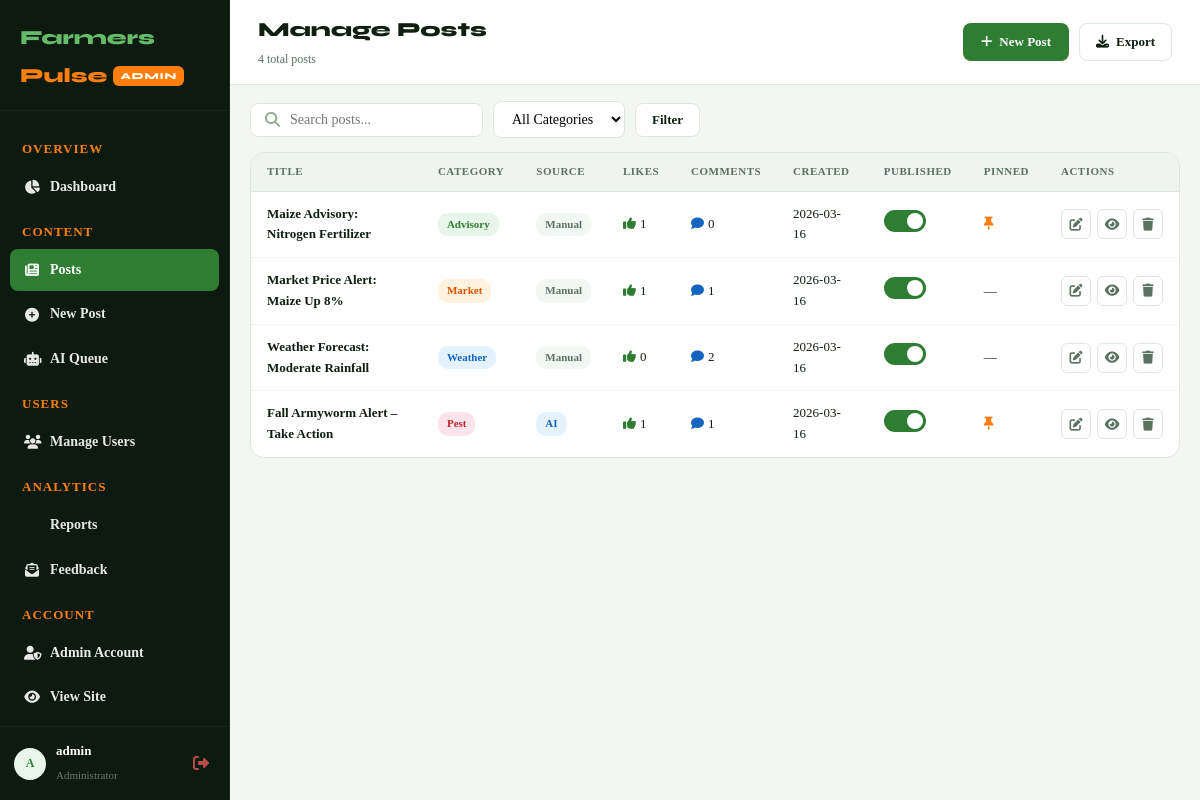
The app's page /admin/posts (signed in) with its own data.
### tables this page shows
CREATE TABLE users (
        id INTEGER PRIMARY KEY AUTOINCREMENT,
        username TEXT UNIQUE NOT NULL,
        email TEXT UNIQUE NOT NULL,
        password TEXT NOT NULL,
        role TEXT DEFAULT 'farmer',
        full_name TEXT DEFAULT '',
        phone TEXT DEFAULT '',
        county TEXT DEFAULT '',
        crop_types TEXT DEFAULT '',
        farm_size TEXT DEFAULT '',
        bio TEXT DEFAULT '',
        profile_pic TEXT DEFAULT '',
        is_active INTEGER DEFAULT 1,
        is_banned INTEGER DEFAULT 0,
        ban_reason TEXT DEFAULT '',
        created_at TEXT DEFAULT (datetime('now')),
        last_login TEXT
    );

CREATE TABLE posts (
        id INTEGER PRIMARY KEY AUTOINCREMENT,
        title TEXT NOT NULL,
        short_text TEXT NOT NULL,
        full_text TEXT DEFAULT '',
        image_url TEXT DEFAULT '',
        category TEXT DEFAULT 'advisory',
        tags TEXT DEFAULT '',
        target_crops TEXT DEFAULT '',
        target_counties TEXT DEFAULT '',
        source TEXT DEFAULT 'manual',
        is_published INTEGER DEFAULT 1,
        is_pinned INTEGER DEFAULT 0,
        user_id INTEGER NOT NULL,
        created_at TEXT DEFAULT (datetime('now')),
        updated_at TEXT DEFAULT (datetime('now'))
    );

### app.py (the view)
@app.route("/admin/posts")
@login_required
@admin_required
def admin_posts():
    page=request.args.get("page",1,type=int); search=request.args.get("search",""); category=request.args.get("category",""); per_page=15; offset=(page-1)*per_page
    conn=get_db(); where=["1=1"]; params=[]
    if search: where.append("title LIKE ?"); params.append(f"%{search}%")
    if category: where.append("category=?"); params.append(category)
    ws=" AND ".join(where)
    total=conn.execute(f"SELECT COUNT(*) FROM posts WHERE {ws}",params).fetchone()[0]
    posts=conn.execute(f"SELECT * FROM posts WHERE {ws} ORDER BY created_at DESC LIMIT ? OFFSET ?",params+[per_page,offset]).fetchall()
    def st(pid):
        l=conn.execute("SELECT COUNT(*) FROM likes WHERE post_id=? AND is_like=1",(pid,)).fetchone()[0]
        c=conn.execute("SELECT COUNT(*) FROM comments WHERE post_id=?",(pid,)).fetchone()[0]
        return l,c
    posts_data=[{"post":p,"likes":st(p["id"])[0],"comments":st(p["id"])[1]} for p in posts]
    conn.close(); total_pages=(total+per_page-1)//per_page
    return render_template("admin_posts.html",posts_data=posts_data,search=search,category=category,page=page,total_pages=total_pages,total=total)

### app.py (called while the page is built)
def get_db():
    if not os.path.exists("database"):
        os.makedirs("database")
    conn = sqlite3.connect(DATABASE)
    conn.row_factory = sqlite3.Row
    conn.execute("PRAGMA foreign_keys = ON")
    return conn

def login_required(f):
    @wraps(f)
    def dec(*a,**k):
        if "user_id" not in session: return redirect(url_for("login"))
        return f(*a,**k)
    return dec

def admin_required(f):
    @wraps(f)
    def dec(*a,**k):
        if "user_id" not in session or session.get("role")!="admin":
            flash("Admin access required.","error"); return redirect(url_for("dashboard"))
        return f(*a,**k)
    return dec

def current_user():
    if "user_id" not in session: return None
    conn=get_db(); u=conn.execute("SELECT * FROM users WHERE id=?",(session["user_id"],)).fetchone(); conn.close(); return u

@app.context_processor
def inject_globals():
    u=current_user(); unread=0; pending_ai=0; unread_feedback=0
    if u:
        conn=get_db()
        unread=conn.execute("SELECT COUNT(*) FROM notifications WHERE user_id=? AND is_read=0",(u["id"],)).fetchone()[0]
        if u["role"]=="admin":
            pending_ai=conn.execute("SELECT COUNT(*) FROM posts WHERE is_published=0 AND source='ai_model'").fetchone()[0]
            unread_feedback=conn.execute("SELECT COUNT(*) FROM feedback WHERE status='unread'").fetchone()[0]
        conn.close()
    return dict(current_user=u,unread_count=unread,pending_ai_count=pending_ai,unread_feedback=unread_feedback)

### templates/admin_posts.html (shortened to what this page needs)
{% extends "base.html" %}
{% block body_class %}admin-body{% endblock %}
{% block extra_css %}
<link rel="stylesheet" href="{{ url_for('static', filename='css/admin.css') }}">{% endblock %}
{% block content %}
<div class="admin-layout">
  {% include '_admin_sidebar.html' %}
  <div class="admin-main">
    <header class="admin-topbar">
      <div class="admin-topbar-title">
        <h1>Manage Posts</h1><span>{{ total }} total posts</span>
      </div>
      <div class="admin-topbar-right">
        <a href="{{ url_for('admin_create_post') }}" class="btn-admin-primary"><i class="fas fa-plus"></i> New Post</a>
        <a href="{{ url_for('export_report', type='posts', format='csv') }}" class="btn-admin-outline"><i
            class="fas fa-download"></i> Export</a>
      </div>
    </header>
    <div class="admin-content">
      <div class="admin-filters">
        <form method="GET" action="{{ url_for('admin_posts') }}" class="filter-row">
          <div class="search-bar-admin"><i class="fas fa-search"></i><input type="text" name="search"
              placeholder="Search posts..." value="{{ search }}"></div>
          <select name="category" onchange="this.form.submit()" class="filter-select">
            <option value="">All Categories</option>
          </select>
          <button type="submit" class="btn-admin-outline">Filter</button>
        </form>
      </div>
      <div class="table-card full-width">
        <div class="table-scroll">
          <table class="admin-table">
            <thead>
              <tr>
                <th>Title</th>
                <th>Category</th>
                <th>Source</th>
                <th>Likes</th>
                <th>Comments</th>
                <th>Created</th>
                <th>Published</th>
                <th>Pinned</th>
                <th>Actions</th>
              </tr>
            </thead>
            <tbody>
              {% for item in posts_data %}
              {% set p = item.post %}
              <tr>
                <td><a href="{{ url_for('admin_edit_post', pid=p['id']) }}" class="table-link">{{ p['title'][:50] }}</a></td>
                <td><span class="cat-badge cat-{{ p['category'] }}">{{ p['category'] or '—' }}</span></td>
                <td><span class="source-badge source-{{ p['source'] }}">{{ 'AI' if p['source']=='ai_model' else 'Manual'
                    }}</span></td>
                <td><i class="fas fa-thumbs-up" style="color:#2e7d32;margin-right:4px;"></i>{{ item.likes }}</td>
                <td><i class="fas fa-comment" style="color:#1565c0;margin-right:4px;"></i>{{ item.comments }}</td>
                <td>{{ p['created_at'][:10] }}</td>
                <td><button class="toggle-switch {% if p['is_published'] %}on{% endif %}"
                    onclick="togglePost({{ p['id'] }},this)"
                    title="{{ 'Unpublish' if p['is_published'] else 'Publish' }}"><span></span></button></td>
                <td>{% if p['is_pinned'] %}<i class="fas fa-thumbtack" style="color:#ff7f0e;"></i>{% else %}—{% endif %}
                </td>
                <td>
                  <div class="action-btns">
                    <a href="{{ url_for('admin_edit_post', pid=p['id']) }}" class="tbl-btn tbl-edit" title="Edit"><i
                        class="fas fa-edit"></i></a>
                    <a href="{{ url_for('post_detail', post_id=p['id']) }}" class="tbl-btn tbl-view" target="_blank"
                      title="View"><i class="fas fa-eye"></i></a>
                    <form method="POST" action="{{ url_for('admin_delete_post', pid=p['id']) }}" style="display:inline;"
                      onsubmit="return confirm('Delete this post?')">
                      <button type="submit" class="tbl-btn tbl-delete" title="Delete"><i
                          class="fas fa-trash"></i></button>
                    </form>
                  </div>
                </td>
              </tr>
              {% else %}
              <tr>
                <td colspan="9" class="empty-td">No posts found.</td>
              </tr>
              {% endfor %}
            </tbody>
          </table>
        </div>
      </div>
    </div>
  </div>
</div>
{% endblock %}

### templates/_admin_sidebar.html (shortened to what this page needs)
<aside class="admin-sidebar" id="adminSidebar">
  <div class="admin-sidebar-logo">
    <span class="logo-green">Farmers</span><span class="logo-orange">Pulse</span>
    <span class="admin-badge">ADMIN</span>
  </div>
  <nav class="admin-nav">
    <div class="nav-section-label">Overview</div>
    <a href="{{ url_for('admin_dashboard') }}"
      class="admin-nav-item {% if request.endpoint=='admin_dashboard' %}active{% endif %}"><i
        class="fas fa-chart-pie"></i><span>Dashboard</span></a>
    <div class="nav-section-label">Content</div>
    <a href="{{ url_for('admin_posts') }}"
      class="admin-nav-item {% if request.endpoint in ['admin_posts','admin_edit_post','admin_create_post'] %}active{% endif %}"><i
        class="fas fa-newspaper"></i><span>Posts</span></a>
    <a href="{{ url_for('admin_create_post') }}"
      class="admin-nav-item {% if request.endpoint=='admin_create_post' %}active{% endif %}"><i
        class="fas fa-plus-circle"></i><span>New Post</span></a>
    <a href="{{ url_for('admin_pending_posts') }}"
      class="admin-nav-item {% if request.endpoint=='admin_pending_posts' %}active{% endif %}">
      <i class="fas fa-robot"></i><span>AI Queue </span>
    </a>
    <div class="nav-section-label">Users</div>
    <a href="{{ url_for('admin_users') }}"
      class="admin-nav-item {% if request.endpoint in ['admin_users','admin_edit_user'] %}active{% endif %}"><i
        class="fas fa-users"></i><span>Manage Users</span></a>
    <div class="nav-section-label">Analytics</div>
    <a href="{{ url_for('admin_reports') }}"
      class="admin-nav-item {% if request.endpoint=='admin_reports' %}active{% endif %}"><span>Reports</span></a>
    <a href="{{ url_for('admin_feedback') }}"
      class="admin-nav-item {% if request.endpoint=='admin_feedback' %}active{% endif %}">
      <i class="fas fa-envelope-open-text"></i><span>Feedback </span>
    </a>
    <div class="nav-section-label">Account</div>
    <a href="{{ url_for('admin_account') }}"
      class="admin-nav-item {% if request.endpoint=='admin_account' %}active{% endif %}"><i
        class="fas fa-user-shield"></i><span>Admin Account</span></a>
    <a href="{{ url_for('dashboard') }}" class="admin-nav-item"><i class="fas fa-eye"></i><span>View Site</span></a>
  </nav>
  <div class="admin-sidebar-footer">
    <div class="admin-user-chip">
      <div class="avatar-sm-tbl">{{ current_user['username'][0].upper() }}</div>
      <div><strong>{{ current_user['username'] }}</strong><span>Administrator</span></div>
    </div>
    <a href="{{ url_for('logout') }}" class="admin-logout"><i class="fas fa-sign-out-alt"></i></a>
  </div>
</aside>

### static/css/main.css (style rules this page uses)
:root { --green: #2e7d32; --green-light: #43a047; --green-dark: #1b5e20; --green-soft: rgba(46, 125, 50, 0.08); --orange: #ff7f0e; --orange-dark: #e65100; --orange-soft: rgba(255, 127, 14, 0.10); --bg: #f3f7f3; --surface: #ffffff; --surface2: #f0f4f0; --border: #dde8dd; --border-light: #eef4ee; --text: #0f1f10; --text-muted: #5a7260; --text-light: #8faa90; --sidebar-bg: #0d1a0f; --sidebar-text: #c8e0ca; --radius: 12px; --radius-sm: 8px; --radius-lg: 18px; --shadow: 0 2px 12px rgba(0, 0, 0, 0.07); --shadow-md: 0 4px 24px rgba(0, 0, 0, 0.10); --shadow-lg: 0 8px 40px rgba(0, 0, 0, 0.14); --tr: 0.2s ease; --font: 'Times New Roman', Times, serif; --font-display: 'Syne', 'Times New Roman', serif; }
*, *::before, *::after { box-sizing: border-box; margin: 0; padding: 0; }
html { scroll-behavior: smooth; }
body { font-family: var(--font); font-size: 15px; color: var(--text); background: var(--bg); line-height: 1.6; -webkit-font-smoothing: antialiased; }
a { color: inherit; text-decoration: none; }
input, select, textarea, button { font-family: var(--font); }
.logo-green { color: #66bb6a; }
.logo-orange { color: var(--orange); }
.cat-advisory { background: #e8f5e9; color: #2e7d32; }
.cat-market { background: #fff3e0; color: #e65100; }
.cat-weather { background: #e3f2fd; color: #1565c0; }
.cat-pest { background: #fce4ec; color: #c62828; }

### records on screen
users: username "A", username "admin"
posts: title "Maize Advisory: Nitrogen Fertilizer", category "Advisory", source "Manual", created_at "2026-03-16", is_published 1 (drawn), is_pinned 1 (drawn)
posts: title "Market Price Alert: Maize Up 8%", category "Market", source "Manual", created_at "2026-03-16", is_published 1 (drawn)
posts: title "Weather Forecast: Moderate Rainfall", category "Weather", source "Manual", created_at "2026-03-16", is_published 1 (drawn)
posts: title "Fall Armyworm Alert – Take Action", category "Pest", source "AI", created_at "2026-03-16", is_published 1 (drawn), is_pinned 1 (drawn)

### other values on screen
{{ total }} "4"
{{ item.likes }} "1" "1" "0" "1"
{{ item.comments }} "0" "1" "2" "1"
